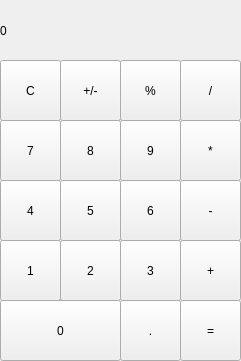
<?xml version="1.0" encoding="UTF-8"?>
<ui version="4.0">
 <class>MainWindow</class>
 <widget class="QMainWindow" name="MainWindow">
  <property name="geometry">
   <rect>
    <x>0</x>
    <y>0</y>
    <width>241</width>
    <height>361</height>
   </rect>
  </property>
  <property name="windowTitle">
   <string>MainWindow</string>
  </property>
  <property name="styleSheet">
   <string notr="true">/* (Label at top) Label Stylesheet */

QLabel {
  qproperty-alignment: 'AlignVCenter | AlignRight';
  border: 1px solid gray;
}

background-color : white;

/* End Label Stylesheet */</string>
  </property>
  <widget class="QWidget" name="centralwidget">
   <widget class="QLabel" name="label">
    <property name="geometry">
     <rect>
      <x>0</x>
      <y>0</y>
      <width>241</width>
      <height>61</height>
     </rect>
    </property>
    <property name="text">
     <string>0</string>
    </property>
   </widget>
   <widget class="QPushButton" name="pushButton_Clear">
    <property name="geometry">
     <rect>
      <x>0</x>
      <y>60</y>
      <width>61</width>
      <height>61</height>
     </rect>
    </property>
    <property name="text">
     <string>C</string>
    </property>
   </widget>
   <widget class="QPushButton" name="pushButton_negative">
    <property name="geometry">
     <rect>
      <x>60</x>
      <y>60</y>
      <width>61</width>
      <height>61</height>
     </rect>
    </property>
    <property name="text">
     <string>+/-</string>
    </property>
   </widget>
   <widget class="QPushButton" name="pushButton_mod">
    <property name="geometry">
     <rect>
      <x>120</x>
      <y>60</y>
      <width>61</width>
      <height>61</height>
     </rect>
    </property>
    <property name="text">
     <string>%</string>
    </property>
   </widget>
   <widget class="QPushButton" name="pushButton_divide">
    <property name="geometry">
     <rect>
      <x>180</x>
      <y>60</y>
      <width>61</width>
      <height>61</height>
     </rect>
    </property>
    <property name="text">
     <string>/</string>
    </property>
   </widget>
   <widget class="QPushButton" name="pushButton_7">
    <property name="geometry">
     <rect>
      <x>0</x>
      <y>120</y>
      <width>61</width>
      <height>61</height>
     </rect>
    </property>
    <property name="text">
     <string>7</string>
    </property>
   </widget>
   <widget class="QPushButton" name="pushButton_multiply">
    <property name="geometry">
     <rect>
      <x>180</x>
      <y>120</y>
      <width>61</width>
      <height>61</height>
     </rect>
    </property>
    <property name="text">
     <string>*</string>
    </property>
   </widget>
   <widget class="QPushButton" name="pushButton_8">
    <property name="geometry">
     <rect>
      <x>60</x>
      <y>120</y>
      <width>61</width>
      <height>61</height>
     </rect>
    </property>
    <property name="text">
     <string>8</string>
    </property>
   </widget>
   <widget class="QPushButton" name="pushButton_9">
    <property name="geometry">
     <rect>
      <x>120</x>
      <y>120</y>
      <width>61</width>
      <height>61</height>
     </rect>
    </property>
    <property name="text">
     <string>9</string>
    </property>
   </widget>
   <widget class="QPushButton" name="pushButton_minus">
    <property name="geometry">
     <rect>
      <x>180</x>
      <y>180</y>
      <width>61</width>
      <height>61</height>
     </rect>
    </property>
    <property name="text">
     <string>-</string>
    </property>
   </widget>
   <widget class="QPushButton" name="pushButton_5">
    <property name="geometry">
     <rect>
      <x>60</x>
      <y>180</y>
      <width>61</width>
      <height>61</height>
     </rect>
    </property>
    <property name="text">
     <string>5</string>
    </property>
   </widget>
   <widget class="QPushButton" name="pushButton_4">
    <property name="geometry">
     <rect>
      <x>0</x>
      <y>180</y>
      <width>61</width>
      <height>61</height>
     </rect>
    </property>
    <property name="text">
     <string>4</string>
    </property>
   </widget>
   <widget class="QPushButton" name="pushButton_6">
    <property name="geometry">
     <rect>
      <x>120</x>
      <y>180</y>
      <width>61</width>
      <height>61</height>
     </rect>
    </property>
    <property name="text">
     <string>6</string>
    </property>
   </widget>
   <widget class="QPushButton" name="pushButton_plus">
    <property name="geometry">
     <rect>
      <x>180</x>
      <y>240</y>
      <width>61</width>
      <height>61</height>
     </rect>
    </property>
    <property name="text">
     <string>+</string>
    </property>
   </widget>
   <widget class="QPushButton" name="pushButton_2">
    <property name="geometry">
     <rect>
      <x>60</x>
      <y>240</y>
      <width>61</width>
      <height>61</height>
     </rect>
    </property>
    <property name="text">
     <string>2</string>
    </property>
   </widget>
   <widget class="QPushButton" name="pushButton_1">
    <property name="geometry">
     <rect>
      <x>0</x>
      <y>240</y>
      <width>61</width>
      <height>61</height>
     </rect>
    </property>
    <property name="text">
     <string>1</string>
    </property>
   </widget>
   <widget class="QPushButton" name="pushButton_3">
    <property name="geometry">
     <rect>
      <x>120</x>
      <y>240</y>
      <width>61</width>
      <height>61</height>
     </rect>
    </property>
    <property name="text">
     <string>3</string>
    </property>
   </widget>
   <widget class="QPushButton" name="pushButton_equals">
    <property name="geometry">
     <rect>
      <x>180</x>
      <y>300</y>
      <width>61</width>
      <height>61</height>
     </rect>
    </property>
    <property name="text">
     <string>=</string>
    </property>
   </widget>
   <widget class="QPushButton" name="pushButton_0">
    <property name="geometry">
     <rect>
      <x>0</x>
      <y>300</y>
      <width>121</width>
      <height>61</height>
     </rect>
    </property>
    <property name="text">
     <string>0</string>
    </property>
   </widget>
   <widget class="QPushButton" name="pushButton_decimal">
    <property name="geometry">
     <rect>
      <x>120</x>
      <y>300</y>
      <width>61</width>
      <height>61</height>
     </rect>
    </property>
    <property name="text">
     <string>.</string>
    </property>
   </widget>
  </widget>
 </widget>
 <resources/>
 <connections/>
</ui>
